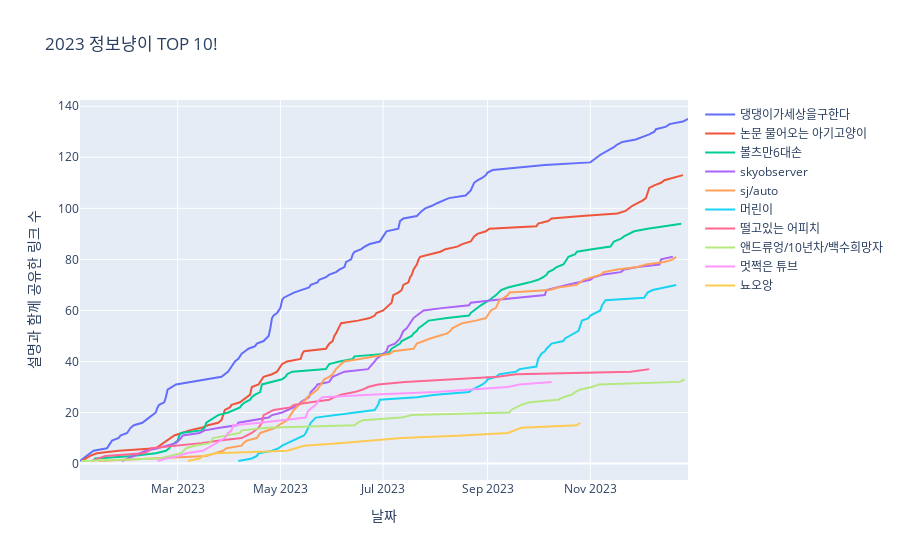

Notebook code cell kept with this figure:
### Code cell
# make have_link column
df['have_link'] = df['message'].str.contains('http')

# make chat_length column
df['chat_length'] = df['message'].str.len()

# make long_chat_with_link column : long chat with link
df['long_chat_with_link'] = (df['chat_length'] >= 100) & df['have_link']

df[df['long_chat_with_link'] == True]['username'].value_counts().head(10)
# # plot with plotly
# import plotly.express as px
# fig = px.bar(df[df['long_chat_with_link'] == True]['username'].value_counts().head(10), title='2023 정보냥이 TOP 10!')
# fig.update_layout(showlegend=False)
# fig.update_yaxes(title_text='설명과 함께 공유한 링크 수')
# fig.show()
top10 = df[df['long_chat_with_link'] == True]['username'].value_counts().head(10).index
df_forplot = df[df['long_chat_with_link'] == True].groupby(['username', 'date']).size().reset_index(name='counts')
df_forplot.head()
# plot number of cumulative chats per day
fig = go.Figure()
for username in top10:
    fig.add_trace(go.Scatter(x=df_forplot[df_forplot['username'] == username]['date'],
                             y=np.cumsum(df_forplot[df_forplot['username'] == username]['counts']),
                             mode='lines',
                             name=username))
fig.update_layout(title='2023 정보냥이 TOP 10!',
                    xaxis_title='날짜',
                    yaxis_title='설명과 함께 공유한 링크 수')
fig.show()
